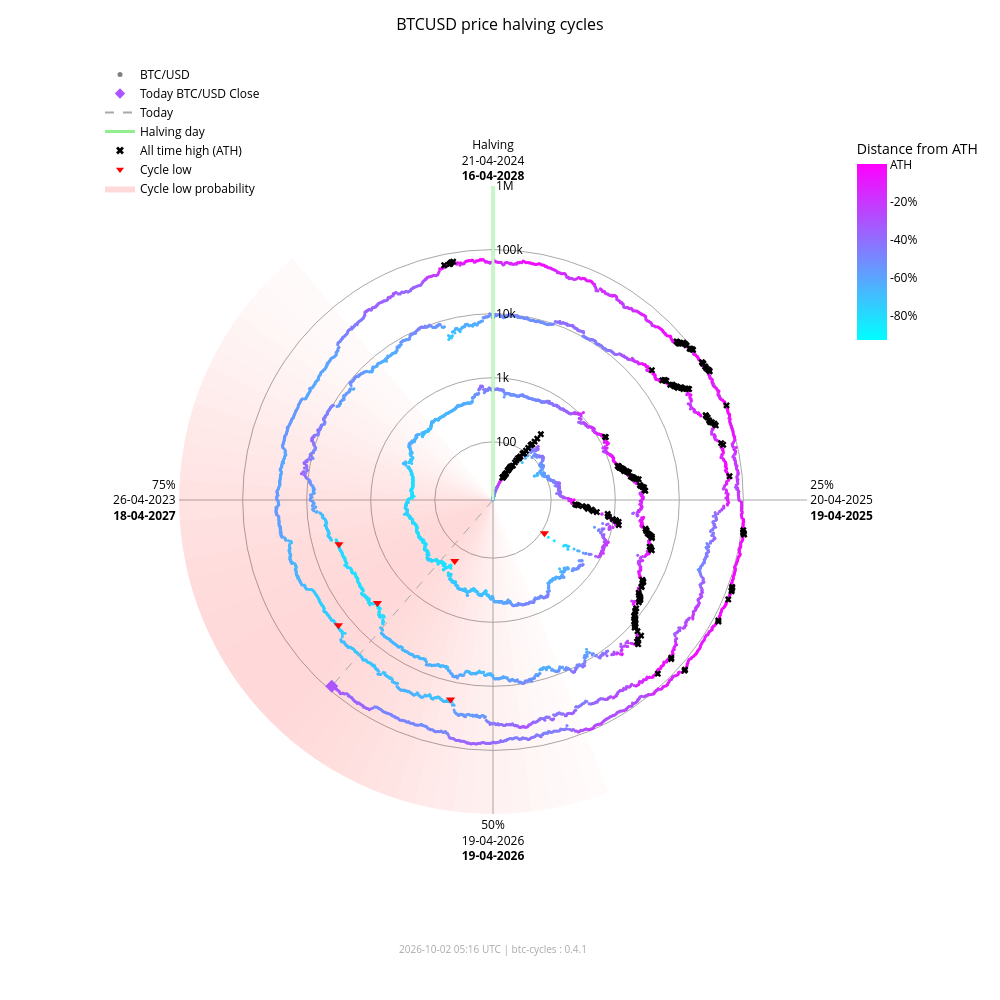

Notebook code cell kept with this figure:
### Markdown cell above
### Interactive chart (plotly)

### Code cell
fig_interactive = btc.plot(
    kind="interactive",
    from_date="2012-11-28",
)
# plotly config for interactivity
config = {"scrollZoom": True, "displayModeBar": True}
# display in notebook
fig_interactive.show(config=config)

### Figure 1 — Plotly figure (JSON) as saved in the notebook; plotly's stock layout.template omitted (floating-point values rounded to 4 significant figures; data arrays with more than 128 entries replaced by an {"elided": "..."} marker saying what was removed)
{"data": [{"fill": "toself", "fillcolor": "rgba(255,0,0,0.017168280509461755)", "hoverinfo": "skip", "line": {"width": 0}, "mode": "lines", "r": [12.35, 1000000, 1000000, 12.35, 12.35], "showlegend": false, "theta": [158.4, 158.4, 162.0, 162.0, 158.4], "type": "scatterpolar"}, {"fill": "toself", "fillcolor": "rgba(255,0,0,0.022114794501891175)", "hoverinfo": "skip", "line": {"width": 0}, "mode": "lines", "r": [12.35, 1000000, 1000000, 12.35, 12.35], "showlegend": false, "theta": [162.0, 162.0, 165.6, 165.6, 162.0], "type": "scatterpolar"}, {"fill": "toself", "fillcolor": "rgba(255,0,0,0.02790404259511669)", "hoverinfo": "skip", "line": {"width": 0}, "mode": "lines", "r": [12.35, 1000000, 1000000, 12.35, 12.35], "showlegend": false, "theta": [165.6, 165.6, 169.2, 169.2, 165.6], "type": "scatterpolar"}, {"fill": "toself", "fillcolor": "rgba(255,0,0,0.034518294852420334)", "hoverinfo": "skip", "line": {"width": 0}, "mode": "lines", "r": [12.35, 1000000, 1000000, 12.35, 12.35], "showlegend": false, "theta": [169.2, 169.2, 172.8, 172.8, 169.2], "type": "scatterpolar"}, {"fill": "toself", "fillcolor": "rgba(255,0,0,0.041901979682821514)", "hoverinfo": "skip", "line": {"width": 0}, "mode": "lines", "r": [12.35, 1000000, 1000000, 12.35, 12.35], "showlegend": false, "theta": [172.8, 172.8, 176.4, 176.4, 172.8], "type": "scatterpolar"}, {"fill": "toself", "fillcolor": "rgba(255,0,0,0.04996405861294358)", "hoverinfo": "skip", "line": {"width": 0}, "mode": "lines", "r": [12.35, 1000000, 1000000, 12.35, 12.35], "showlegend": false, "theta": [176.4, 176.4, 180.0, 180.0, 176.4], "type": "scatterpolar"}, {"fill": "toself", "fillcolor": "rgba(255,0,0,0.05858349692240514)", "hoverinfo": "skip", "line": {"width": 0}, "mode": "lines", "r": [12.35, 1000000, 1000000, 12.35, 12.35], "showlegend": false, "theta": [180.0, 180.0, 183.6, 183.6, 180.0], "type": "scatterpolar"}, {"fill": "toself", "fillcolor": "rgba(255,0,0,0.06761662035375064)", "hoverinfo": "skip", "line": {"width": 0}, "mode": "lines", "r": [12.35, 1000000, 1000000, 12.35, 12.35], "showlegend": false, "theta": [183.6, 183.6, 187.2, 187.2, 183.6], "type": "scatterpolar"}, {"fill": "toself", "fillcolor": "rgba(255,0,0,0.07690481219944661)", "hoverinfo": "skip", "line": {"width": 0}, "mode": "lines", "r": [12.35, 1000000, 1000000, 12.35, 12.35], "showlegend": false, "theta": [187.2, 187.2, 190.8, 190.8, 187.2], "type": "scatterpolar"}, {"fill": "toself", "fillcolor": "rgba(255,0,0,0.08628112000611096)", "hoverinfo": "skip", "line": {"width": 0}, "mode": "lines", "r": [12.35, 1000000, 1000000, 12.35, 12.35], "showlegend": false, "theta": [190.8, 190.8, 194.4, 194.4, 190.8], "type": "scatterpolar"}, {"fill": "toself", "fillcolor": "rgba(255,0,0,0.09557490841018089)", "hoverinfo": "skip", "line": {"width": 0}, "mode": "lines", "r": [12.35, 1000000, 1000000, 12.35, 12.35], "showlegend": false, "theta": [194.4, 194.4, 198.0, 198.0, 194.4], "type": "scatterpolar"}, {"fill": "toself", "fillcolor": "rgba(255,0,0,0.10461455782963762)", "hoverinfo": "skip", "line": {"width": 0}, "mode": "lines", "r": [12.35, 1000000, 1000000, 12.35, 12.35], "showlegend": false, "theta": [198.0, 198.0, 201.6, 201.6, 198.0], "type": "scatterpolar"}, {"fill": "toself", "fillcolor": "rgba(255,0,0,0.11322908719652829)", "hoverinfo": "skip", "line": {"width": 0}, "mode": "lines", "r": [12.35, 1000000, 1000000, 12.35, 12.35], "showlegend": false, "theta": [201.6, 201.6, 205.2, 205.2, 201.6], "type": "scatterpolar"}, {"fill": "toself", "fillcolor": "rgba(255,0,0,0.12125015337052986)", "hoverinfo": "skip", "line": {"width": 0}, "mode": "lines", "r": [12.35, 1000000, 1000000, 12.35, 12.35], "showlegend": false, "theta": [205.2, 205.2, 208.8, 208.8, 205.2], "type": "scatterpolar"}, {"fill": "toself", "fillcolor": "rgba(255,0,0,0.12851590515331976)", "hoverinfo": "skip", "line": {"width": 0}, "mode": "lines", "r": [12.35, 1000000, 1000000, 12.35, 12.35], "showlegend": false, "theta": [208.8, 208.8, 212.4, 212.4, 208.8], "type": "scatterpolar"}, {"fill": "toself", "fillcolor": "rgba(255,0,0,0.13487757461161184)", "hoverinfo": "skip", "line": {"width": 0}, "mode": "lines", "r": [12.35, 1000000, 1000000, 12.35, 12.35], "showlegend": false, "theta": [212.4, 212.4, 216.0, 216.0, 212.4], "type": "scatterpolar"}, {"fill": "toself", "fillcolor": "rgba(255,0,0,0.14020862181849592)", "hoverinfo": "skip", "line": {"width": 0}, "mode": "lines", "r": [12.35, 1000000, 1000000, 12.35, 12.35], "showlegend": false, "theta": [216.0, 216.0, 219.6, 219.6, 216.0], "type": "scatterpolar"}, {"fill": "toself", "fillcolor": "rgba(255,0,0,0.14441504950654527)", "hoverinfo": "skip", "line": {"width": 0}, "mode": "lines", "r": [12.35, 1000000, 1000000, 12.35, 12.35], "showlegend": false, "theta": [219.6, 219.6, 223.2, 223.2, 219.6], "type": "scatterpolar"}, {"fill": "toself", "fillcolor": "rgba(255,0,0,0.14744459351271713)", "hoverinfo": "skip", "line": {"width": 0}, "mode": "lines", "r": [12.35, 1000000, 1000000, 12.35, 12.35], "showlegend": false, "theta": [223.2, 223.2, 226.8, 226.8, 223.2], "type": "scatterpolar"}, {"fill": "toself", "fillcolor": "rgba(255,0,0,0.14929223192296423)", "hoverinfo": "skip", "line": {"width": 0}, "mode": "lines", "r": [12.35, 1000000, 1000000, 12.35, 12.35], "showlegend": false, "theta": [226.8, 226.8, 230.4, 230.4, 226.8], "type": "scatterpolar"}, {"fill": "toself", "fillcolor": "rgba(255,0,0,0.15)", "hoverinfo": "skip", "line": {"width": 0}, "mode": "lines", "r": [12.35, 1000000, 1000000, 12.35, 12.35], "showlegend": false, "theta": [230.4, 230.4, 234.0, 234.0, 230.4], "type": "scatterpolar"}, {"fill": "toself", "fillcolor": "rgba(255,0,0,0.14965033825231114)", "hoverinfo": "skip", "line": {"width": 0}, "mode": "lines", "r": [12.35, 1000000, 1000000, 12.35, 12.35], "showlegend": false, "theta": [234.0, 234.0, 237.6, 237.6, 234.0], "type": "scatterpolar"}, {"fill": "toself", "fillcolor": "rgba(255,0,0,0.14835378057909807)", "hoverinfo": "skip", "line": {"width": 0}, "mode": "lines", "r": [12.35, 1000000, 1000000, 12.35, 12.35], "showlegend": false, "theta": [237.6, 237.6, 241.2, 241.2, 237.6], "type": "scatterpolar"}, {"fill": "toself", "fillcolor": "rgba(255,0,0,0.14623322283554635)", "hoverinfo": "skip", "line": {"width": 0}, "mode": "lines", "r": [12.35, 1000000, 1000000, 12.35, 12.35], "showlegend": false, "theta": [241.2, 241.2, 244.8, 244.8, 241.2], "type": "scatterpolar"}, {"fill": "toself", "fillcolor": "rgba(255,0,0,0.1434078538226231)", "hoverinfo": "skip", "line": {"width": 0}, "mode": "lines", "r": [12.35, 1000000, 1000000, 12.35, 12.35], "showlegend": false, "theta": [244.8, 244.8, 248.4, 248.4, 244.8], "type": "scatterpolar"}, {"fill": "toself", "fillcolor": "rgba(255,0,0,0.13997983179373427)", "hoverinfo": "skip", "line": {"width": 0}, "mode": "lines", "r": [12.35, 1000000, 1000000, 12.35, 12.35], "showlegend": false, "theta": [248.4, 248.4, 252.0, 252.0, 248.4], "type": "scatterpolar"}, {"fill": "toself", "fillcolor": "rgba(255,0,0,0.13602598258454268)", "hoverinfo": "skip", "line": {"width": 0}, "mode": "lines", "r": [12.35, 1000000, 1000000, 12.35, 12.35], "showlegend": false, "theta": [252.0, 252.0, 255.6, 255.6, 252.0], "type": "scatterpolar"}, {"fill": "toself", "fillcolor": "rgba(255,0,0,0.13159547355344953)", "hoverinfo": "skip", "line": {"width": 0}, "mode": "lines", "r": [12.35, 1000000, 1000000, 12.35, 12.35], "showlegend": false, "theta": [255.6, 255.6, 259.2, 259.2, 255.6], "type": "scatterpolar"}, {"fill": "toself", "fillcolor": "rgba(255,0,0,0.12671301775492697)", "hoverinfo": "skip", "line": {"width": 0}, "mode": "lines", "r": [12.35, 1000000, 1000000, 12.35, 12.35], "showlegend": false, "theta": [259.2, 259.2, 262.8, 262.8, 259.2], "type": "scatterpolar"}, {"fill": "toself", "fillcolor": "rgba(255,0,0,0.12138610149219965)", "hoverinfo": "skip", "line": {"width": 0}, "mode": "lines", "r": [12.35, 1000000, 1000000, 12.35, 12.35], "showlegend": false, "theta": [262.8, 262.8, 266.4, 266.4, 262.8], "type": "scatterpolar"}, {"fill": "toself", "fillcolor": "rgba(255,0,0,0.1156142551644921)", "hoverinfo": "skip", "line": {"width": 0}, "mode": "lines", "r": [12.35, 1000000, 1000000, 12.35, 12.35], "showlegend": false, "theta": [266.4, 266.4, 270.0, 270.0, 266.4], "type": "scatterpolar"}, {"fill": "toself", "fillcolor": "rgba(255,0,0,0.10939851441251548)", "hoverinfo": "skip", "line": {"width": 0}, "mode": "lines", "r": [12.35, 1000000, 1000000, 12.35, 12.35], "showlegend": false, "theta": [270.0, 270.0, 273.6, 273.6, 270.0], "type": "scatterpolar"}, {"fill": "toself", "fillcolor": "rgba(255,0,0,0.10274974912946185)", "hoverinfo": "skip", "line": {"width": 0}, "mode": "lines", "r": [12.35, 1000000, 1000000, 12.35, 12.35], "showlegend": false, "theta": [273.6, 273.6, 277.2, 277.2, 273.6], "type": "scatterpolar"}, {"fill": "toself", "fillcolor": "rgba(255,0,0,0.09569517349791425)", "hoverinfo": "skip", "line": {"width": 0}, "mode": "lines", "r": [12.35, 1000000, 1000000, 12.35, 12.35], "showlegend": false, "theta": [277.2, 277.2, 280.8, 280.8, 277.2], "type": "scatterpolar"}, {"fill": "toself", "fillcolor": "rgba(255,0,0,0.08828282625646727)", "hoverinfo": "skip", "line": {"width": 0}, "mode": "lines", "r": [12.35, 1000000, 1000000, 12.35, 12.35], "showlegend": false, "theta": [280.8, 280.8, 284.4, 284.4, 280.8], "type": "scatterpolar"}, {"fill": "toself", "fillcolor": "rgba(255,0,0,0.08058400018765345)", "hoverinfo": "skip", "line": {"width": 0}, "mode": "lines", "r": [12.35, 1000000, 1000000, 12.35, 12.35], "showlegend": false, "theta": [284.4, 284.4, 288.0, 288.0, 284.4], "type": "scatterpolar"}, {"fill": "toself", "fillcolor": "rgba(255,0,0,0.07269354608292704)", "hoverinfo": "skip", "line": {"width": 0}, "mode": "lines", "r": [12.35, 1000000, 1000000, 12.35, 12.35], "showlegend": false, "theta": [288.0, 288.0, 291.6, 291.6, 288.0], "type": "scatterpolar"}, {"fill": "toself", "fillcolor": "rgba(255,0,0,0.06472784449068783)", "hoverinfo": "skip", "line": {"width": 0}, "mode": "lines", "r": [12.35, 1000000, 1000000, 12.35, 12.35], "showlegend": false, "theta": [291.6, 291.6, 295.2, 295.2, 291.6], "type": "scatterpolar"}, {"fill": "toself", "fillcolor": "rgba(255,0,0,0.05682021976743955)", "hoverinfo": "skip", "line": {"width": 0}, "mode": "lines", "r": [12.35, 1000000, 1000000, 12.35, 12.35], "showlegend": false, "theta": [295.2, 295.2, 298.8, 298.8, 295.2], "type": "scatterpolar"}, {"fill": "toself", "fillcolor": "rgba(255,0,0,0.04911378436707333)", "hoverinfo": "skip", "line": {"width": 0}, "mode": "lines", "r": [12.35, 1000000, 1000000, 12.35, 12.35], "showlegend": false, "theta": [298.8, 298.8, 302.4, 302.4, 298.8], "type": "scatterpolar"}, {"fill": "toself", "fillcolor": "rgba(255,0,0,0.04175213714896469)", "hoverinfo": "skip", "line": {"width": 0}, "mode": "lines", "r": [12.35, 1000000, 1000000, 12.35, 12.35], "showlegend": false, "theta": [302.4, 302.4, 306.0, 306.0, 302.4], "type": "scatterpolar"}, {"fill": "toself", "fillcolor": "rgba(255,0,0,0.034868865657538876)", "hoverinfo": "skip", "line": {"width": 0}, "mode": "lines", "r": [12.35, 1000000, 1000000, 12.35, 12.35], "showlegend": false, "theta": [306.0, 306.0, 309.6, 309.6, 306.0], "type": "scatterpolar"}, {"fill": "toself", "fillcolor": "rgba(255,0,0,0.02857722515334582)", "hoverinfo": "skip", "line": {"width": 0}, "mode": "lines", "r": [12.35, 1000000, 1000000, 12.35, 12.35], "showlegend": false, "theta": [309.6, 309.6, 313.2, 313.2, 309.6], "type": "scatterpolar"}, {"fill": "toself", "fillcolor": "rgba(255,0,0,0.022961515313555197)", "hoverinfo": "skip", "line": {"width": 0}, "mode": "lines", "r": [12.35, 1000000, 1000000, 12.35, 12.35], "showlegend": false, "theta": [313.2, 313.2, 316.8, 316.8, 313.2], "type": "scatterpolar"}, {"fill": "toself", "fillcolor": "rgba(255,0,0,0.01807146942917362)", "hoverinfo": "skip", "line": {"width": 0}, "mode": "lines", "r": [12.35, 1000000, 1000000, 12.35, 12.35], "showlegend": false, "theta": [316.8, 316.8, 320.4, 320.4, 316.8], "type": "scatterpolar"}, {"hoverinfo": "text", "marker": {"color": {"elided": "5057 str values"}, "size": 3}, "mode": "markers", "r": {"elided": "5057 float values"}, "showlegend": false, "text": {"elided": "5057 str values"}, "theta": {"elided": "5057 float values"}, "type": "scatterpolar"}, {"hoverinfo": "skip", "line": {"color": "lightgreen", "width": 3}, "mode": "lines", "r": [12.35, 1000000], "showlegend": false, "theta": [0, 0], "type": "scatterpolar"}, {"hoverinfo": "skip", "line": {"color": "darkgrey", "dash": "dash", "width": 1}, "mode": "lines", "r": [12.35, 86520.0], "showlegend": false, "theta": [220.9, 220.9], "type": "scatterpolar"}, {"hoverinfo": "text", "marker": {"color": "#ab54ff", "size": 10, "symbol": "diamond"}, "mode": "markers", "r": [86520.0], "showlegend": false, "text": ["Today<br>Date: 2026-10-02<br>Price: $86,516.46"], "theta": [220.9], "type": "scatterpolar"}, {"hoverinfo": "text", "marker": {"color": "black", "size": 6, "symbol": "x"}, "mode": "markers", "r": {"elided": "195 float values"}, "showlegend": false, "text": {"elided": "195 str values"}, "theta": {"elided": "195 float values"}, "type": "scatterpolar"}, {"hoverinfo": "text", "marker": {"color": "red", "size": 8, "symbol": "triangle-down"}, "mode": "markers", "r": [111.6, 164.9, 3233.0, 3925.0, 18950.0, 15760.0], "showlegend": false, "text": ["Cycle Low<br>Date: 2014-02-21<br>Price: $111.56<br>ATH distance: -91.0%", "Cycle Low<br>Date: 2015-01-14<br>Price: $164.92<br>ATH distance: -86.7%", "Cycle Low<br>Date: 2018-12-15<br>Price: $3,232.51<br>ATH distance: -83.3%", "Cycle Low<br>Date: 2019-03-25<br>Price: $3,924.55<br>ATH distance: -79.7%", "Cycle Low<br>Date: 2022-06-18<br>Price: $18,954.25<br>ATH distance: -71.9%", "Cycle Low<br>Date: 2022-11-21<br>Price: $15,760.19<br>ATH distance: -76.7%"], "theta": [122.8, 212.1, 228.3, 254.0, 192.0, 231.0], "type": "scatterpolar"}, {"marker": {"color": "grey", "size": 5}, "mode": "markers", "name": "BTC/USD", "r": [null], "theta": [null], "type": "scatterpolar"}, {"marker": {"color": "#ab54ff", "size": 8, "symbol": "diamond"}, "mode": "markers", "name": "Today BTC/USD Close", "r": [null], "theta": [null], "type": "scatterpolar"}, {"line": {"color": "darkgrey", "dash": "dash"}, "mode": "lines", "name": "Today", "r": [null], "theta": [null], "type": "scatterpolar"}, {"line": {"color": "lightgreen", "width": 3}, "mode": "lines", "name": "Halving day", "r": [null], "theta": [null], "type": "scatterpolar"}, {"marker": {"color": "black", "size": 7, "symbol": "x"}, "mode": "markers", "name": "All time high (ATH)", "r": [null], "theta": [null], "type": "scatterpolar"}, {"marker": {"color": "red", "size": 7, "symbol": "triangle-down"}, "mode": "markers", "name": "Cycle low", "r": [null], "theta": [null], "type": "scatterpolar"}, {"fill": "toself", "fillcolor": "rgba(255,0,0,0.15)", "line": {"width": 0}, "mode": "lines", "name": "Cycle low probability", "r": [null], "theta": [null], "type": "scatterpolar"}, {"hoverinfo": "skip", "marker": {"cmax": 0, "cmin": -0.9307, "color": [0], "colorbar": {"len": 0.25, "ticktext": ["ATH", "-20%", "-40%", "-60%", "-80%", "-100%"], "tickvals": [0, -0.2, -0.4, -0.6, -0.8, -1.0], "title": {"text": "Distance from ATH"}, "x": 0.95, "y": 0.92, "yanchor": "top"}, "colorscale": {"elided": "256x2 mixed values"}, "showscale": true, "size": 0}, "mode": "markers", "r": [null], "showlegend": false, "theta": [null], "type": "scatterpolar"}], "layout": {"annotations": [{"font": {"color": "darkgrey", "size": 10}, "showarrow": false, "text": "2026-10-02 05:16 UTC | btc-cycles : 0.4.1", "x": 0.5, "xref": "paper", "y": -0.02, "yref": "paper"}], "font": {"color": "black"}, "height": 1000, "legend": {"bgcolor": "rgba(0,0,0,0)", "font": {"color": "black"}, "x": 0.0, "y": 1.0}, "margin": {"b": 60, "l": 100, "r": 80, "t": 60}, "paper_bgcolor": "white", "plot_bgcolor": "white", "polar": {"angularaxis": {"color": "black", "direction": "clockwise", "gridcolor": "darkgrey", "rotation": 90, "ticktext": ["Halving<br>21-04-2024<br><b>16-04-2028</b>", "25%<br>20-04-2025<br><b>19-04-2025</b>", "50%<br>19-04-2026<br><b>19-04-2026</b>", "75%<br>26-04-2023<br><b>18-04-2027</b>"], "tickvals": [0, 90, 180, 270]}, "bgcolor": "white", "domain": {"x": [0.1, 0.9], "y": [0.05, 0.95]}, "radialaxis": {"angle": 90, "color": "black", "gridcolor": "darkgrey", "range": [1.092, 6.0], "tickangle": 90, "ticktext": ["100", "1k", "10k", "100k", "1M"], "tickvals": [100, 1000, 10000, 100000, 1000000], "type": "log"}}, "title": {"font": {"color": "black", "size": 16}, "text": "BTCUSD price halving cycles", "x": 0.5}, "width": 1000}}
